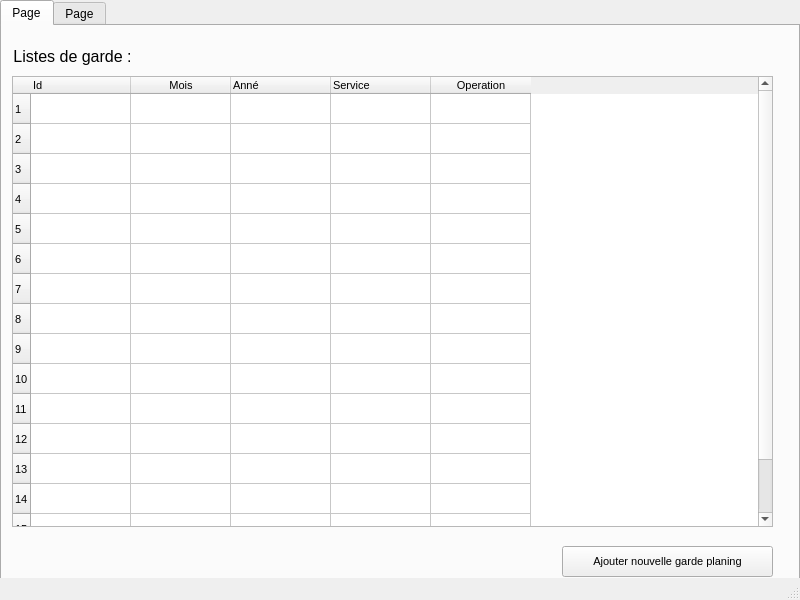
<?xml version="1.0" encoding="UTF-8"?>
<ui version="4.0">
 <class>MainWindow</class>
 <widget class="QMainWindow" name="MainWindow">
  <property name="geometry">
   <rect>
    <x>0</x>
    <y>0</y>
    <width>800</width>
    <height>600</height>
   </rect>
  </property>
  <property name="sizePolicy">
   <sizepolicy hsizetype="Preferred" vsizetype="Fixed">
    <horstretch>0</horstretch>
    <verstretch>0</verstretch>
   </sizepolicy>
  </property>
  <property name="minimumSize">
   <size>
    <width>800</width>
    <height>600</height>
   </size>
  </property>
  <property name="maximumSize">
   <size>
    <width>800</width>
    <height>600</height>
   </size>
  </property>
  <property name="windowTitle">
   <string>Service de laboratoire</string>
  </property>
  <widget class="QWidget" name="centralwidget">
   <widget class="QTabWidget" name="tabWidget">
    <property name="geometry">
     <rect>
      <x>0</x>
      <y>0</y>
      <width>800</width>
      <height>600</height>
     </rect>
    </property>
    <property name="sizePolicy">
     <sizepolicy hsizetype="Fixed" vsizetype="Fixed">
      <horstretch>0</horstretch>
      <verstretch>0</verstretch>
     </sizepolicy>
    </property>
    <property name="minimumSize">
     <size>
      <width>800</width>
      <height>600</height>
     </size>
    </property>
    <property name="maximumSize">
     <size>
      <width>800</width>
      <height>600</height>
     </size>
    </property>
    <property name="focusPolicy">
     <enum>Qt::StrongFocus</enum>
    </property>
    <property name="currentIndex">
     <number>0</number>
    </property>
    <widget class="QWidget" name="tab">
     <property name="sizePolicy">
      <sizepolicy hsizetype="Fixed" vsizetype="Fixed">
       <horstretch>0</horstretch>
       <verstretch>0</verstretch>
      </sizepolicy>
     </property>
     <property name="font">
      <font>
       <pointsize>8</pointsize>
      </font>
     </property>
     <attribute name="title">
      <string>Page</string>
     </attribute>
     <widget class="QLabel" name="label_4">
      <property name="geometry">
       <rect>
        <x>-10</x>
        <y>20</y>
        <width>161</width>
        <height>21</height>
       </rect>
      </property>
      <property name="font">
       <font>
        <pointsize>12</pointsize>
       </font>
      </property>
      <property name="text">
       <string>Listes de garde :</string>
      </property>
      <property name="alignment">
       <set>Qt::AlignCenter</set>
      </property>
     </widget>
     <widget class="QTableWidget" name="tableWidget_2">
      <property name="geometry">
       <rect>
        <x>10</x>
        <y>50</y>
        <width>761</width>
        <height>451</height>
       </rect>
      </property>
      <property name="sizePolicy">
       <sizepolicy hsizetype="Fixed" vsizetype="Fixed">
        <horstretch>0</horstretch>
        <verstretch>0</verstretch>
       </sizepolicy>
      </property>
      <property name="editTriggers">
       <set>QAbstractItemView::NoEditTriggers</set>
      </property>
      <property name="selectionMode">
       <enum>QAbstractItemView::NoSelection</enum>
      </property>
      <property name="selectionBehavior">
       <enum>QAbstractItemView::SelectRows</enum>
      </property>
      <row>
       <property name="text">
        <string>1</string>
       </property>
      </row>
      <row>
       <property name="text">
        <string>2</string>
       </property>
      </row>
      <row>
       <property name="text">
        <string>3</string>
       </property>
      </row>
      <row>
       <property name="text">
        <string>4</string>
       </property>
      </row>
      <row>
       <property name="text">
        <string>5</string>
       </property>
      </row>
      <row>
       <property name="text">
        <string>6</string>
       </property>
      </row>
      <row>
       <property name="text">
        <string>7</string>
       </property>
      </row>
      <row>
       <property name="text">
        <string>8</string>
       </property>
      </row>
      <row>
       <property name="text">
        <string>9</string>
       </property>
      </row>
      <row>
       <property name="text">
        <string>10</string>
       </property>
      </row>
      <row>
       <property name="text">
        <string>11</string>
       </property>
      </row>
      <row>
       <property name="text">
        <string>12</string>
       </property>
      </row>
      <row>
       <property name="text">
        <string>13</string>
       </property>
      </row>
      <row>
       <property name="text">
        <string>14</string>
       </property>
      </row>
      <row>
       <property name="text">
        <string>15</string>
       </property>
      </row>
      <row>
       <property name="text">
        <string>16</string>
       </property>
      </row>
      <column>
       <property name="text">
        <string>Id</string>
       </property>
       <property name="textAlignment">
        <set>AlignLeading|AlignVCenter</set>
       </property>
      </column>
      <column>
       <property name="text">
        <string>Mois</string>
       </property>
      </column>
      <column>
       <property name="text">
        <string>Anné</string>
       </property>
       <property name="textAlignment">
        <set>AlignLeading|AlignVCenter</set>
       </property>
      </column>
      <column>
       <property name="text">
        <string>Service</string>
       </property>
       <property name="textAlignment">
        <set>AlignLeading|AlignVCenter</set>
       </property>
      </column>
      <column>
       <property name="text">
        <string>Operation</string>
       </property>
      </column>
      <item row="0" column="0">
       <property name="text">
        <string/>
       </property>
       <property name="textAlignment">
        <set>AlignCenter</set>
       </property>
      </item>
     </widget>
     <widget class="QPushButton" name="pushButton_4">
      <property name="geometry">
       <rect>
        <x>560</x>
        <y>520</y>
        <width>211</width>
        <height>31</height>
       </rect>
      </property>
      <property name="sizePolicy">
       <sizepolicy hsizetype="Preferred" vsizetype="Fixed">
        <horstretch>0</horstretch>
        <verstretch>0</verstretch>
       </sizepolicy>
      </property>
      <property name="text">
       <string>Ajouter nouvelle garde planing</string>
      </property>
     </widget>
    </widget>
    <widget class="QWidget" name="tab_2">
     <property name="sizePolicy">
      <sizepolicy hsizetype="Fixed" vsizetype="Fixed">
       <horstretch>0</horstretch>
       <verstretch>0</verstretch>
      </sizepolicy>
     </property>
     <property name="font">
      <font>
       <pointsize>8</pointsize>
      </font>
     </property>
     <attribute name="title">
      <string>Page</string>
     </attribute>
     <widget class="QLabel" name="label">
      <property name="geometry">
       <rect>
        <x>440</x>
        <y>20</y>
        <width>251</width>
        <height>21</height>
       </rect>
      </property>
      <property name="font">
       <font>
        <pointsize>12</pointsize>
       </font>
      </property>
      <property name="text">
       <string>Ajouter nouveau infirmier :</string>
      </property>
      <property name="alignment">
       <set>Qt::AlignCenter</set>
      </property>
     </widget>
     <widget class="QWidget" name="widget" native="true">
      <property name="geometry">
       <rect>
        <x>430</x>
        <y>10</y>
        <width>6</width>
        <height>551</height>
       </rect>
      </property>
      <property name="focusPolicy">
       <enum>Qt::StrongFocus</enum>
      </property>
     </widget>
     <widget class="QLabel" name="label_2">
      <property name="geometry">
       <rect>
        <x>460</x>
        <y>80</y>
        <width>101</width>
        <height>16</height>
       </rect>
      </property>
      <property name="font">
       <font>
        <pointsize>10</pointsize>
       </font>
      </property>
      <property name="text">
       <string>nom d' infirmier :</string>
      </property>
     </widget>
     <widget class="QLineEdit" name="lineEdit">
      <property name="geometry">
       <rect>
        <x>460</x>
        <y>100</y>
        <width>221</width>
        <height>20</height>
       </rect>
      </property>
     </widget>
     <widget class="QLabel" name="label_3">
      <property name="geometry">
       <rect>
        <x>0</x>
        <y>20</y>
        <width>161</width>
        <height>21</height>
       </rect>
      </property>
      <property name="font">
       <font>
        <pointsize>12</pointsize>
       </font>
      </property>
      <property name="text">
       <string>Liste des infirmiers :</string>
      </property>
      <property name="alignment">
       <set>Qt::AlignCenter</set>
      </property>
     </widget>
     <widget class="QPushButton" name="pushButton">
      <property name="geometry">
       <rect>
        <x>610</x>
        <y>150</y>
        <width>75</width>
        <height>23</height>
       </rect>
      </property>
      <property name="font">
       <font>
        <pointsize>8</pointsize>
        <weight>50</weight>
        <bold>false</bold>
       </font>
      </property>
      <property name="text">
       <string>Ajouter</string>
      </property>
      <property name="icon">
       <iconset>
        <normaloff>../asstes/images/plus.png</normaloff>../asstes/images/plus.png</iconset>
      </property>
     </widget>
     <widget class="QPushButton" name="pushButton_2">
      <property name="geometry">
       <rect>
        <x>334</x>
        <y>530</y>
        <width>91</width>
        <height>23</height>
       </rect>
      </property>
      <property name="text">
       <string>suprimmer</string>
      </property>
     </widget>
     <widget class="QPushButton" name="pushButton_3">
      <property name="geometry">
       <rect>
        <x>230</x>
        <y>530</y>
        <width>91</width>
        <height>23</height>
       </rect>
      </property>
      <property name="text">
       <string>Metre a jour</string>
      </property>
     </widget>
     <widget class="QTableWidget" name="tableWidget">
      <property name="enabled">
       <bool>true</bool>
      </property>
      <property name="geometry">
       <rect>
        <x>10</x>
        <y>50</y>
        <width>411</width>
        <height>471</height>
       </rect>
      </property>
      <property name="sizePolicy">
       <sizepolicy hsizetype="Fixed" vsizetype="Fixed">
        <horstretch>0</horstretch>
        <verstretch>0</verstretch>
       </sizepolicy>
      </property>
      <property name="cursor" stdset="0">
       <cursorShape>ForbiddenCursor</cursorShape>
      </property>
      <property name="editTriggers">
       <set>QAbstractItemView::NoEditTriggers</set>
      </property>
      <row>
       <property name="text">
        <string>1</string>
       </property>
      </row>
      <row>
       <property name="text">
        <string>2</string>
       </property>
      </row>
      <row>
       <property name="text">
        <string>3</string>
       </property>
      </row>
      <row>
       <property name="text">
        <string>4</string>
       </property>
      </row>
      <row>
       <property name="text">
        <string>5</string>
       </property>
      </row>
      <row>
       <property name="text">
        <string>6</string>
       </property>
      </row>
      <row>
       <property name="text">
        <string>7</string>
       </property>
      </row>
      <row>
       <property name="text">
        <string>8</string>
       </property>
      </row>
      <row>
       <property name="text">
        <string>9</string>
       </property>
      </row>
      <row>
       <property name="text">
        <string>10</string>
       </property>
      </row>
      <row>
       <property name="text">
        <string>11</string>
       </property>
      </row>
      <row>
       <property name="text">
        <string>12</string>
       </property>
      </row>
      <row>
       <property name="text">
        <string>13</string>
       </property>
      </row>
      <row>
       <property name="text">
        <string>14</string>
       </property>
      </row>
      <row>
       <property name="text">
        <string>15</string>
       </property>
      </row>
      <row>
       <property name="text">
        <string>16</string>
       </property>
      </row>
      <row>
       <property name="text">
        <string>17</string>
       </property>
      </row>
      <row>
       <property name="text">
        <string>18</string>
       </property>
      </row>
      <row>
       <property name="text">
        <string>19</string>
       </property>
      </row>
      <row>
       <property name="text">
        <string>20</string>
       </property>
      </row>
      <row>
       <property name="text">
        <string>21</string>
       </property>
      </row>
      <row>
       <property name="text">
        <string>22</string>
       </property>
      </row>
      <row>
       <property name="text">
        <string>23</string>
       </property>
      </row>
      <row>
       <property name="text">
        <string>24</string>
       </property>
      </row>
      <row>
       <property name="text">
        <string>25</string>
       </property>
      </row>
      <row>
       <property name="text">
        <string>26</string>
       </property>
      </row>
      <row>
       <property name="text">
        <string>27</string>
       </property>
      </row>
      <row>
       <property name="text">
        <string>28</string>
       </property>
      </row>
      <row>
       <property name="text">
        <string>29</string>
       </property>
      </row>
      <row>
       <property name="text">
        <string>30</string>
       </property>
      </row>
      <column>
       <property name="text">
        <string>Id</string>
       </property>
      </column>
      <column>
       <property name="text">
        <string>Nom et prenom</string>
       </property>
      </column>
      <column>
       <property name="text">
        <string>Service</string>
       </property>
      </column>
      <column>
       <property name="text">
        <string>Groupe</string>
       </property>
      </column>
     </widget>
    </widget>
   </widget>
  </widget>
  <widget class="QStatusBar" name="statusbar"/>
 </widget>
 <resources/>
 <connections/>
</ui>
